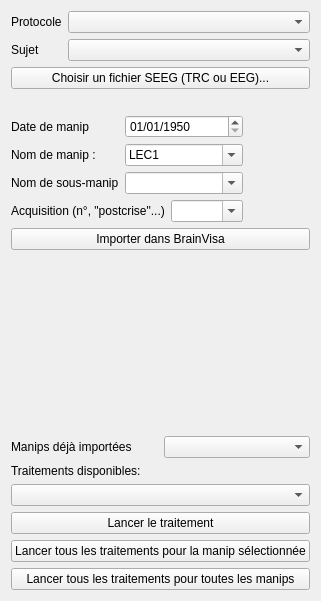
      <widget class="QWidget" name="tab_10">
       <attribute name="title">
        <string>SEEG</string>
       </attribute>
       <layout class="QVBoxLayout" name="verticalLayout_13">
        <item>
         <layout class="QFormLayout" name="formLayout_6">
          <property name="labelAlignment">
           <set>Qt::AlignLeading|Qt::AlignLeft|Qt::AlignVCenter</set>
          </property>
          <item row="0" column="0">
           <widget class="QLabel" name="label_40">
            <property name="text">
             <string>Protocole</string>
            </property>
           </widget>
          </item>
          <item row="0" column="1">
           <widget class="QComboBox" name="seegProtocolCombo"/>
          </item>
          <item row="1" column="0">
           <widget class="QLabel" name="label_41">
            <property name="text">
             <string>Sujet</string>
            </property>
           </widget>
          </item>
          <item row="1" column="1">
           <widget class="QComboBox" name="seegSubjectCombo"/>
          </item>
         </layout>
        </item>
        <item>
         <widget class="QPushButton" name="chooseSeegButton">
          <property name="text">
           <string>Choisir un fichier SEEG (TRC ou EEG)...</string>
          </property>
         </widget>
        </item>
        <item>
         <widget class="QLabel" name="seegFileLabel">
          <property name="sizePolicy">
           <sizepolicy hsizetype="Ignored" vsizetype="Preferred">
            <horstretch>0</horstretch>
            <verstretch>0</verstretch>
           </sizepolicy>
          </property>
          <property name="text">
           <string/>
          </property>
          <property name="wordWrap">
           <bool>true</bool>
          </property>
          <property name="textInteractionFlags">
           <set>Qt::LinksAccessibleByMouse|Qt::TextSelectableByMouse</set>
          </property>
         </widget>
        </item>
        <item>
         <layout class="QGridLayout" name="gridLayout_3">
          <item row="0" column="0">
           <widget class="QLabel" name="label_42">
            <property name="text">
             <string>Date de manip</string>
            </property>
           </widget>
          </item>
          <item row="0" column="1" colspan="2">
           <widget class="QDateEdit" name="seegAcqDate">
            <property name="date">
             <date>
              <year>1950</year>
              <month>1</month>
              <day>1</day>
             </date>
            </property>
            <property name="minimumDate">
             <date>
              <year>1790</year>
              <month>9</month>
              <day>14</day>
             </date>
            </property>
            <property name="displayFormat">
             <string>dd/MM/yyyy</string>
            </property>
           </widget>
          </item>
          <item row="0" column="3">
           <spacer name="horizontalSpacer_24">
            <property name="orientation">
             <enum>Qt::Horizontal</enum>
            </property>
            <property name="sizeHint" stdset="0">
             <size>
              <width>40</width>
              <height>20</height>
             </size>
            </property>
           </spacer>
          </item>
          <item row="1" column="0">
           <widget class="QLabel" name="label_43">
            <property name="text">
             <string>Nom de manip :</string>
            </property>
           </widget>
          </item>
          <item row="1" column="1" colspan="2">
           <widget class="QComboBox" name="seegManipName">
            <property name="editable">
             <bool>true</bool>
            </property>
            <item>
             <property name="text">
              <string>LEC1</string>
             </property>
            </item>
            <item>
             <property name="text">
              <string>VISU</string>
             </property>
            </item>
           </widget>
          </item>
          <item row="3" column="0" colspan="2">
           <widget class="QLabel" name="label_44">
            <property name="text">
             <string>Acquisition (n°, &quot;postcrise&quot;...)</string>
            </property>
           </widget>
          </item>
          <item row="2" column="0">
           <widget class="QLabel" name="label_47">
            <property name="text">
             <string>Nom de sous-manip</string>
            </property>
           </widget>
          </item>
          <item row="2" column="1" colspan="2">
           <widget class="QComboBox" name="seegSubmanipName">
            <property name="editable">
             <bool>true</bool>
            </property>
           </widget>
          </item>
          <item row="3" column="2">
           <widget class="QComboBox" name="seegAcqCombo">
            <property name="editable">
             <bool>true</bool>
            </property>
           </widget>
          </item>
         </layout>
        </item>
        <item>
         <widget class="QPushButton" name="seegImportButton">
          <property name="text">
           <string>Importer dans BrainVisa</string>
          </property>
         </widget>
        </item>
        <item>
         <spacer name="verticalSpacer_6">
          <property name="orientation">
           <enum>Qt::Vertical</enum>
          </property>
          <property name="sizeHint" stdset="0">
           <size>
            <width>20</width>
            <height>180</height>
           </size>
          </property>
         </spacer>
        </item>
        <item>
         <layout class="QHBoxLayout" name="horizontalLayout_20">
          <item>
           <widget class="QLabel" name="label_45">
            <property name="text">
             <string>Manips déjà importées</string>
            </property>
           </widget>
          </item>
          <item>
           <widget class="QComboBox" name="seegManipsBaseCombo"/>
          </item>
         </layout>
        </item>
        <item>
         <widget class="QLabel" name="label_46">
          <property name="text">
           <string>Traitements disponibles:</string>
          </property>
         </widget>
        </item>
        <item>
         <widget class="QComboBox" name="seegAvailableProcessingCombo"/>
        </item>
        <item>
         <widget class="QPushButton" name="seegStartProcessingButton">
          <property name="text">
           <string>Lancer le traitement</string>
          </property>
         </widget>
        </item>
        <item>
         <widget class="QPushButton" name="seegStartAllProcessingButton">
          <property name="text">
           <string>Lancer tous les traitements pour la manip sélectionnée</string>
          </property>
         </widget>
        </item>
        <item>
         <widget class="QPushButton" name="seegStartAllProcessingAllManipsButton">
          <property name="text">
           <string>Lancer tous les traitements pour toutes les manips</string>
          </property>
         </widget>
        </item>
       </layout>
      </widget>
